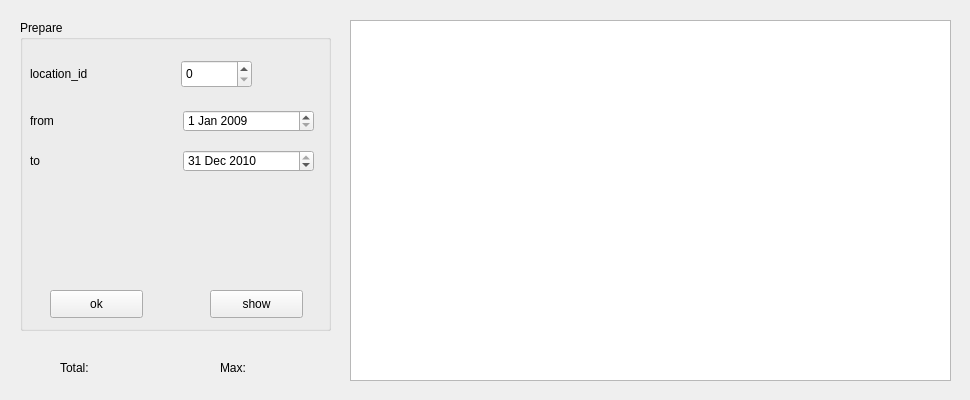
<?xml version="1.0" encoding="UTF-8"?>
<ui version="4.0">
 <class>ForOnePOI</class>
 <widget class="QWidget" name="ForOnePOI">
  <property name="geometry">
   <rect>
    <x>0</x>
    <y>0</y>
    <width>970</width>
    <height>400</height>
   </rect>
  </property>
  <property name="maximumSize">
   <size>
    <width>970</width>
    <height>400</height>
   </size>
  </property>
  <property name="windowTitle">
   <string>DAU of a POI</string>
  </property>
  <widget class="QGroupBox" name="groupBox">
   <property name="geometry">
    <rect>
     <x>20</x>
     <y>20</y>
     <width>311</width>
     <height>311</height>
    </rect>
   </property>
   <property name="title">
    <string>Prepare</string>
   </property>
   <widget class="QLabel" name="label">
    <property name="geometry">
     <rect>
      <x>10</x>
      <y>40</y>
      <width>95</width>
      <height>28</height>
     </rect>
    </property>
    <property name="text">
     <string>location_id</string>
    </property>
   </widget>
   <widget class="QSpinBox" name="poiid">
    <property name="geometry">
     <rect>
      <x>161</x>
      <y>40</y>
      <width>71</width>
      <height>28</height>
     </rect>
    </property>
    <property name="maximum">
     <number>60000</number>
    </property>
   </widget>
   <widget class="QLabel" name="label_2">
    <property name="geometry">
     <rect>
      <x>10</x>
      <y>90</y>
      <width>72</width>
      <height>21</height>
     </rect>
    </property>
    <property name="text">
     <string>from</string>
    </property>
   </widget>
   <widget class="QLabel" name="label_3">
    <property name="geometry">
     <rect>
      <x>10</x>
      <y>130</y>
      <width>72</width>
      <height>21</height>
     </rect>
    </property>
    <property name="text">
     <string>to</string>
    </property>
   </widget>
   <widget class="QDateEdit" name="startday">
    <property name="geometry">
     <rect>
      <x>163</x>
      <y>90</y>
      <width>131</width>
      <height>22</height>
     </rect>
    </property>
    <property name="maximumDateTime">
     <datetime>
      <hour>23</hour>
      <minute>59</minute>
      <second>59</second>
      <year>2010</year>
      <month>12</month>
      <day>31</day>
     </datetime>
    </property>
    <property name="minimumDateTime">
     <datetime>
      <hour>0</hour>
      <minute>0</minute>
      <second>0</second>
      <year>2009</year>
      <month>1</month>
      <day>1</day>
     </datetime>
    </property>
   </widget>
   <widget class="QDateEdit" name="endday">
    <property name="geometry">
     <rect>
      <x>163</x>
      <y>130</y>
      <width>131</width>
      <height>22</height>
     </rect>
    </property>
    <property name="dateTime">
     <datetime>
      <hour>23</hour>
      <minute>59</minute>
      <second>59</second>
      <year>2010</year>
      <month>12</month>
      <day>31</day>
     </datetime>
    </property>
    <property name="maximumDateTime">
     <datetime>
      <hour>23</hour>
      <minute>59</minute>
      <second>59</second>
      <year>2010</year>
      <month>12</month>
      <day>31</day>
     </datetime>
    </property>
    <property name="minimumDateTime">
     <datetime>
      <hour>0</hour>
      <minute>0</minute>
      <second>0</second>
      <year>2009</year>
      <month>1</month>
      <day>1</day>
     </datetime>
    </property>
   </widget>
   <widget class="QPushButton" name="ok">
    <property name="geometry">
     <rect>
      <x>30</x>
      <y>270</y>
      <width>93</width>
      <height>28</height>
     </rect>
    </property>
    <property name="text">
     <string>ok</string>
    </property>
   </widget>
   <widget class="QPushButton" name="show">
    <property name="geometry">
     <rect>
      <x>190</x>
      <y>270</y>
      <width>93</width>
      <height>28</height>
     </rect>
    </property>
    <property name="text">
     <string>show</string>
    </property>
   </widget>
  </widget>
  <widget class="QtCharts::QChartView" name="linechartView">
   <property name="geometry">
    <rect>
     <x>350</x>
     <y>20</y>
     <width>601</width>
     <height>361</height>
    </rect>
   </property>
  </widget>
  <widget class="QLabel" name="max">
   <property name="geometry">
    <rect>
     <x>220</x>
     <y>360</y>
     <width>111</width>
     <height>16</height>
    </rect>
   </property>
   <property name="text">
    <string>Max:</string>
   </property>
  </widget>
  <widget class="QLabel" name="total">
   <property name="geometry">
    <rect>
     <x>60</x>
     <y>360</y>
     <width>131</width>
     <height>16</height>
    </rect>
   </property>
   <property name="text">
    <string>Total:</string>
   </property>
  </widget>
 </widget>
 <customwidgets>
  <customwidget>
   <class>QtCharts::QChartView</class>
   <extends>QGraphicsView</extends>
   <header location="global">qchartview.h</header>
  </customwidget>
 </customwidgets>
 <resources/>
 <connections/>
</ui>
